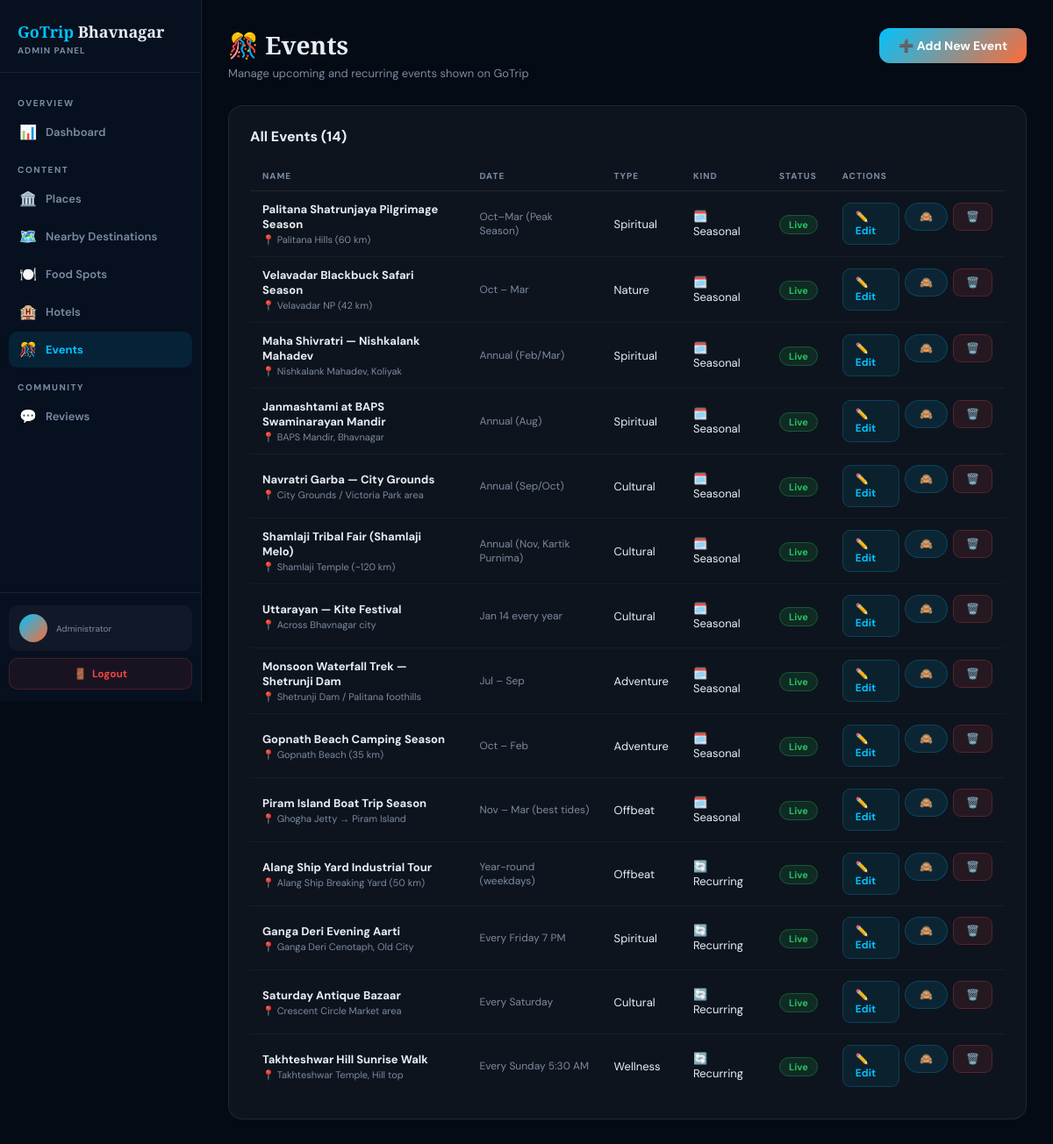
The app's page /admin/events.php (signed in) with its own data.
### tables this page shows
CREATE TABLE IF NOT EXISTS events (
  id         INT AUTO_INCREMENT PRIMARY KEY,
  name       VARCHAR(200) NOT NULL,
  event_date VARCHAR(60),
  event_time VARCHAR(50),
  loc        VARCHAR(150),
  event_type VARCHAR(30),
  seasonal   TINYINT DEFAULT 1,
  descr      TEXT,
  visible    TINYINT DEFAULT 1,
  created_at DATETIME DEFAULT CURRENT_TIMESTAMP
);

### admin/events.php (the view, shortened to what this page needs)
<?php
require_once '../db.php';
$events=$conn->query("SELECT * FROM events ORDER BY seasonal DESC,id");
?>
<!DOCTYPE html>
<html lang="en"><head>
</head><body>
<?php include 'sidebar.php'; ?>
<div class="main">
  <div class="top-bar">
    <div><h1 class="page-title">🎊 Events</h1>
    <p class="page-sub">Manage upcoming and recurring events shown on GoTrip</p></div>
    <a href="events.php?action=add" class="btn-primary">➕ Add New Event</a>
  </div>
  <div class="section-card">
    <div class="section-card-header"><h2 class="section-card-title">All Events (<?=$events->num_rows?>)</h2></div>
    <div class="table-wrap">
      <table class="data-table">
        <thead><tr><th>Name</th><th>Date</th><th>Type</th><th>Kind</th><th>Status</th><th>Actions</th></tr></thead>
        <tbody>
          <?php while($ev=$events->fetch_assoc()): ?>
          <tr>
            <td><strong><?=htmlspecialchars($ev['name'])?></strong><div style="font-size:11px;color:var(--muted);margin-top:2px">📍 <?=htmlspecialchars($ev['loc'])?></div></td>
            <td style="font-size:12px;color:var(--muted)"><?=htmlspecialchars($ev['event_date'])?></td>
            <td><?=htmlspecialchars($ev['event_type'])?></td>
            <td><?=$ev['seasonal']?'🗓️ Seasonal':'🔄 Recurring'?></td>
            <td><?=$ev['visible']?'<span class="badge-approved"> Live</span>':'<span class="badge-hidden">🙈 Hidden</span>'?></td>
            <td><div style="display:flex;gap:6px">
              <a href="?edit=<?=$ev['id']?>" class="btn-edit">✏️ Edit</a>
              <form method="POST" style="display:inline" onsubmit="return confirm('Toggle?')">
                <button class="btn-sm" type="submit"><?=$ev['visible']?'🙈':'👁️'?></button>
              </form>
              <form method="POST" style="display:inline" onsubmit="return confirm('Delete event?')">
                <button class="btn-danger" type="submit">🗑️</button>
              </form>
            </div></td>
          </tr>
          <?php endwhile; ?>
        </tbody>
      </table>
    </div>
  </div>
</div>
</body></html>

### records on screen
events: name "Palitana Shatrunjaya Pilgrimage Season", loc "Palitana Hills (60 km)", event_date "Oct–Mar (Peak Season)", event_type "Spiritual", seasonal "🗓️ Seasonal", visible "Live"
events: name "Velavadar Blackbuck Safari Season", loc "Velavadar NP (42 km)", event_date "Oct – Mar", event_type "Nature", seasonal "🗓️ Seasonal", visible "Live"
events: name "Maha Shivratri — Nishkalank Mahadev", loc "Nishkalank Mahadev, Koliyak", event_date "Annual (Feb/Mar)", event_type "Spiritual", seasonal "🗓️ Seasonal", visible "Live"
events: name "Janmashtami at BAPS Swaminarayan Mandir", loc "BAPS Mandir, Bhavnagar", event_date "Annual (Aug)", event_type "Spiritual", seasonal "🗓️ Seasonal", visible "Live"
events: name "Navratri Garba — City Grounds", loc "City Grounds / Victoria Park area", event_date "Annual (Sep/Oct)", event_type "Cultural", seasonal "🗓️ Seasonal", visible "Live"
events: name "Shamlaji Tribal Fair (Shamlaji Melo)", loc "Shamlaji Temple (~120 km)", event_date "Annual (Nov, Kartik Purnima)", event_type "Cultural", seasonal "🗓️ Seasonal", visible "Live"
events: name "Uttarayan — Kite Festival", loc "Across Bhavnagar city", event_date "Jan 14 every year", event_type "Cultural", seasonal "🗓️ Seasonal", visible "Live"
events: name "Monsoon Waterfall Trek — Shetrunji Dam", loc "Shetrunji Dam / Palitana foothills", event_date "Jul – Sep", event_type "Adventure", seasonal "🗓️ Seasonal", visible "Live"
events: name "Gopnath Beach Camping Season", loc "Gopnath Beach (35 km)", event_date "Oct – Feb", event_type "Adventure", seasonal "🗓️ Seasonal", visible "Live"
events: name "Piram Island Boat Trip Season", loc "Ghogha Jetty → Piram Island", event_date "Nov – Mar (best tides)", event_type "Offbeat", seasonal "🗓️ Seasonal", visible "Live"
events: name "Alang Ship Yard Industrial Tour", loc "Alang Ship Breaking Yard (50 km)", event_date "Year-round (weekdays)", event_type "Offbeat", seasonal "🔄 Recurring", visible "Live"
events: name "Ganga Deri Evening Aarti", loc "Ganga Deri Cenotaph, Old City", event_date "Every Friday 7 PM", event_type "Spiritual", seasonal "🔄 Recurring", visible "Live"
events: name "Saturday Antique Bazaar", loc "Crescent Circle Market area", event_date "Every Saturday", event_type "Cultural", seasonal "🔄 Recurring", visible "Live"
events: name "Takhteshwar Hill Sunrise Walk", loc "Takhteshwar Temple, Hill top", event_date "Every Sunday 5:30 AM", event_type "Wellness", seasonal "🔄 Recurring", visible "Live"

### other values on screen
$icon "📊 🏛️ 🗺️ 🍽️ 🏨 🎊 💬"
$label "Dashboard Places Nearby Destinations Food Spots Hotels Events Reviews"
$events->num_rows "14"
